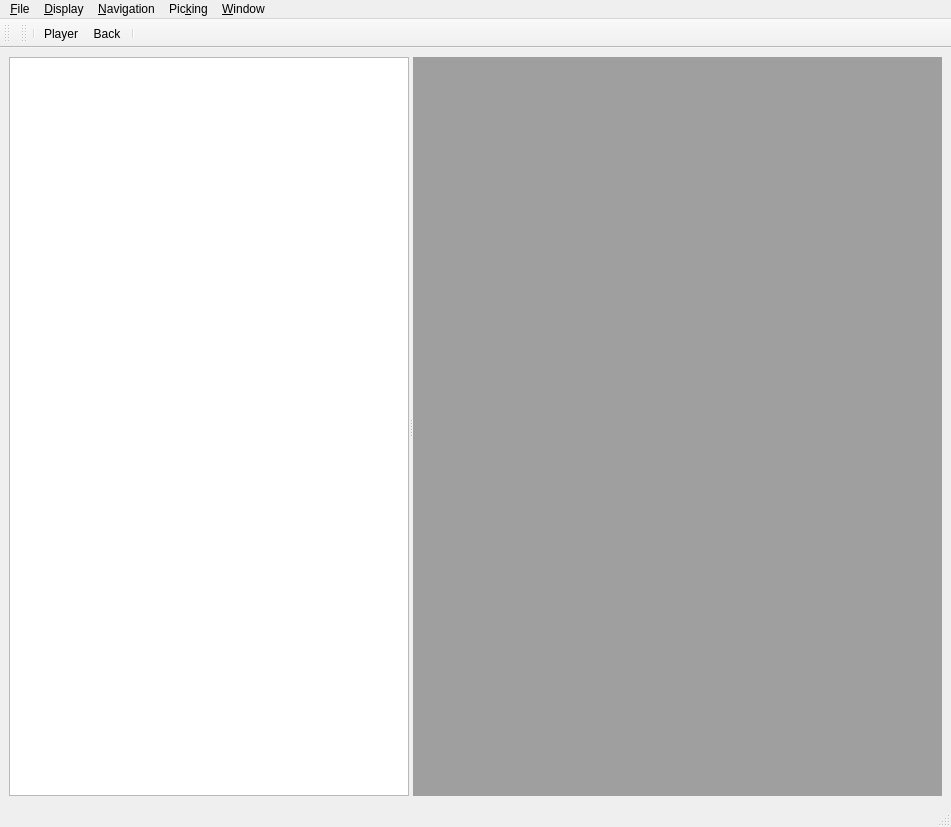
<?xml version="1.0" encoding="UTF-8"?>
<ui version="4.0">
 <class>sliceviewer::VolumeViewer2D</class>
 <widget class="QMainWindow" name="sliceviewer::VolumeViewer2D">
  <property name="geometry">
   <rect>
    <x>0</x>
    <y>0</y>
    <width>951</width>
    <height>827</height>
   </rect>
  </property>
  <property name="windowTitle">
   <string>VolumeViewer2D</string>
  </property>
  <widget class="QWidget" name="centralwidget">
   <layout class="QHBoxLayout" name="horizontalLayout">
    <item>
     <widget class="QSplitter" name="splitter">
      <property name="orientation">
       <enum>Qt::Horizontal</enum>
      </property>
      <widget class="VolumeView" name="volumeView">
       <property name="sizePolicy">
        <sizepolicy hsizetype="Fixed" vsizetype="Fixed">
         <horstretch>4</horstretch>
         <verstretch>0</verstretch>
        </sizepolicy>
       </property>
       <property name="minimumSize">
        <size>
         <width>400</width>
         <height>0</height>
        </size>
       </property>
       <property name="baseSize">
        <size>
         <width>400</width>
         <height>0</height>
        </size>
       </property>
       <property name="sizeAdjustPolicy">
        <enum>QAbstractScrollArea::AdjustIgnored</enum>
       </property>
      </widget>
      <widget class="QMdiArea" name="mdiArea">
       <property name="sizePolicy">
        <sizepolicy hsizetype="MinimumExpanding" vsizetype="Fixed">
         <horstretch>4</horstretch>
         <verstretch>0</verstretch>
        </sizepolicy>
       </property>
       <property name="minimumSize">
        <size>
         <width>100</width>
         <height>0</height>
        </size>
       </property>
       <property name="baseSize">
        <size>
         <width>100</width>
         <height>0</height>
        </size>
       </property>
       <property name="contextMenuPolicy">
        <enum>Qt::CustomContextMenu</enum>
       </property>
       <property name="verticalScrollBarPolicy">
        <enum>Qt::ScrollBarAsNeeded</enum>
       </property>
       <property name="horizontalScrollBarPolicy">
        <enum>Qt::ScrollBarAsNeeded</enum>
       </property>
      </widget>
     </widget>
    </item>
   </layout>
  </widget>
  <widget class="QStatusBar" name="statusbar"/>
  <widget class="QToolBar" name="mouseToolBar">
   <property name="windowTitle">
    <string>Mouse Modes</string>
   </property>
   <attribute name="toolBarArea">
    <enum>TopToolBarArea</enum>
   </attribute>
   <attribute name="toolBarBreak">
    <bool>false</bool>
   </attribute>
  </widget>
  <widget class="QToolBar" name="toolBar">
   <property name="windowTitle">
    <string>Standard</string>
   </property>
   <attribute name="toolBarArea">
    <enum>TopToolBarArea</enum>
   </attribute>
   <attribute name="toolBarBreak">
    <bool>false</bool>
   </attribute>
   <addaction name="separator"/>
   <addaction name="action_Player"/>
   <addaction name="actionBack"/>
   <addaction name="separator"/>
  </widget>
  <widget class="QMenuBar" name="menubar">
   <property name="geometry">
    <rect>
     <x>0</x>
     <y>0</y>
     <width>951</width>
     <height>25</height>
    </rect>
   </property>
   <widget class="QMenu" name="menu_File">
    <property name="title">
     <string>&amp;File</string>
    </property>
    <addaction name="separator"/>
    <addaction name="actionE_xit"/>
   </widget>
   <widget class="QMenu" name="menu_Items">
    <property name="title">
     <string>&amp;Display</string>
    </property>
    <addaction name="actionSetup_Volumes"/>
    <addaction name="actionSetup_Horizons"/>
    <addaction name="actionSetup_Wells"/>
    <addaction name="actionSetup_Tops"/>
    <addaction name="actionSetup_Tables"/>
    <addaction name="separator"/>
    <addaction name="actionDisplay_Options"/>
   </widget>
   <widget class="QMenu" name="menu_Navigation">
    <property name="title">
     <string>&amp;Navigation</string>
    </property>
    <addaction name="action_Player"/>
    <addaction name="actionBack"/>
   </widget>
   <widget class="QMenu" name="menuPicking">
    <property name="title">
     <string>Pic&amp;king</string>
    </property>
    <addaction name="action_New_Picks"/>
    <addaction name="action_Load_Picks"/>
    <addaction name="action_Save_Picks"/>
    <addaction name="actionSave_As_Picks"/>
   </widget>
   <widget class="QMenu" name="menu_Window">
    <property name="title">
     <string>&amp;Window</string>
    </property>
   </widget>
   <addaction name="menu_File"/>
   <addaction name="menu_Items"/>
   <addaction name="menu_Navigation"/>
   <addaction name="menuPicking"/>
   <addaction name="menu_Window"/>
  </widget>
  <action name="actionE_xit">
   <property name="text">
    <string>E&amp;xit</string>
   </property>
   <property name="shortcut">
    <string>Ctrl+X</string>
   </property>
  </action>
  <action name="actionSetup_Horizons">
   <property name="text">
    <string>Setup &amp;Horizons</string>
   </property>
   <property name="shortcut">
    <string>Ctrl+H</string>
   </property>
  </action>
  <action name="actionSetup_Wells">
   <property name="text">
    <string>Setup &amp;Wells</string>
   </property>
   <property name="shortcut">
    <string>Ctrl+W</string>
   </property>
  </action>
  <action name="actionSetup_Volumes">
   <property name="text">
    <string>Setup &amp;Volumes</string>
   </property>
   <property name="shortcut">
    <string>Ctrl+V</string>
   </property>
  </action>
  <action name="action_Player">
   <property name="icon">
    <iconset resource="../ProjectViewer/icons.qrc">
     <normaloff>:/icons/images/play-32x32.png</normaloff>:/icons/images/play-32x32.png</iconset>
   </property>
   <property name="text">
    <string>&amp;Player</string>
   </property>
   <property name="shortcut">
    <string>Ctrl+P</string>
   </property>
  </action>
  <action name="actionBack">
   <property name="icon">
    <iconset resource="../ProjectViewer/icons.qrc">
     <normaloff>:/icons/images/back-32x32.png</normaloff>:/icons/images/back-32x32.png</iconset>
   </property>
   <property name="text">
    <string>&amp;Back</string>
   </property>
   <property name="shortcut">
    <string>Ctrl+B</string>
   </property>
  </action>
  <action name="actionSetup_Tops">
   <property name="text">
    <string>Setup &amp;Markers</string>
   </property>
   <property name="iconText">
    <string>Setup Markers</string>
   </property>
   <property name="shortcut">
    <string>Ctrl+M</string>
   </property>
  </action>
  <action name="actionSetup_Tables">
   <property name="text">
    <string>Setup &amp;Tables</string>
   </property>
   <property name="shortcut">
    <string>Ctrl+T</string>
   </property>
  </action>
  <action name="action_Load_Picks">
   <property name="text">
    <string>&amp;Load Picks</string>
   </property>
  </action>
  <action name="action_Save_Picks">
   <property name="text">
    <string>&amp;Save Picks</string>
   </property>
  </action>
  <action name="action_New_Picks">
   <property name="text">
    <string>&amp;New Picks</string>
   </property>
  </action>
  <action name="actionSave_As_Picks">
   <property name="text">
    <string>Save &amp;As Picks </string>
   </property>
  </action>
  <action name="actionDisplay_Options">
   <property name="text">
    <string>Display &amp;Options</string>
   </property>
   <property name="shortcut">
    <string>Ctrl+O</string>
   </property>
  </action>
 </widget>
 <customwidgets>
  <customwidget>
   <class>VolumeView</class>
   <extends>QGraphicsView</extends>
   <header>volumeview.h</header>
  </customwidget>
 </customwidgets>
 <resources>
  <include location="../ProjectViewer/icons.qrc"/>
 </resources>
 <connections>
  <connection>
   <sender>actionE_xit</sender>
   <signal>triggered()</signal>
   <receiver>sliceviewer::VolumeViewer2D</receiver>
   <slot>close()</slot>
   <hints>
    <hint type="sourcelabel">
     <x>-1</x>
     <y>-1</y>
    </hint>
    <hint type="destinationlabel">
     <x>399</x>
     <y>299</y>
    </hint>
   </hints>
  </connection>
 </connections>
</ui>
